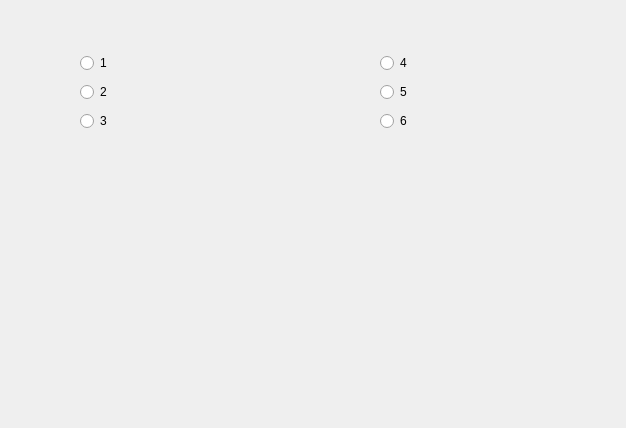
<?xml version="1.0" encoding="UTF-8"?>
<ui version="4.0">
 <class>Form</class>
 <widget class="QWidget" name="Form">
  <property name="geometry">
   <rect>
    <x>0</x>
    <y>0</y>
    <width>626</width>
    <height>428</height>
   </rect>
  </property>
  <property name="windowTitle">
   <string>Qt Designer Application</string>
  </property>
  <widget class="QWidget" name="">
   <property name="geometry">
    <rect>
     <x>80</x>
     <y>50</y>
     <width>34</width>
     <height>86</height>
    </rect>
   </property>
   <layout class="QVBoxLayout" name="verticalLayout">
    <item>
     <widget class="QRadioButton" name="radioButton">
      <property name="text">
       <string>1</string>
      </property>
     </widget>
    </item>
    <item>
     <widget class="QRadioButton" name="radioButton_2">
      <property name="text">
       <string>2</string>
      </property>
     </widget>
    </item>
    <item>
     <widget class="QRadioButton" name="radioButton_3">
      <property name="text">
       <string>3</string>
      </property>
     </widget>
    </item>
   </layout>
  </widget>
  <widget class="QWidget" name="">
   <property name="geometry">
    <rect>
     <x>380</x>
     <y>50</y>
     <width>34</width>
     <height>86</height>
    </rect>
   </property>
   <layout class="QVBoxLayout" name="verticalLayout_2">
    <item>
     <widget class="QRadioButton" name="radioButton_4">
      <property name="text">
       <string>4</string>
      </property>
     </widget>
    </item>
    <item>
     <widget class="QRadioButton" name="radioButton_5">
      <property name="text">
       <string>5</string>
      </property>
     </widget>
    </item>
    <item>
     <widget class="QRadioButton" name="radioButton_6">
      <property name="text">
       <string>6</string>
      </property>
     </widget>
    </item>
   </layout>
  </widget>
 </widget>
 <resources/>
 <connections/>
</ui>
